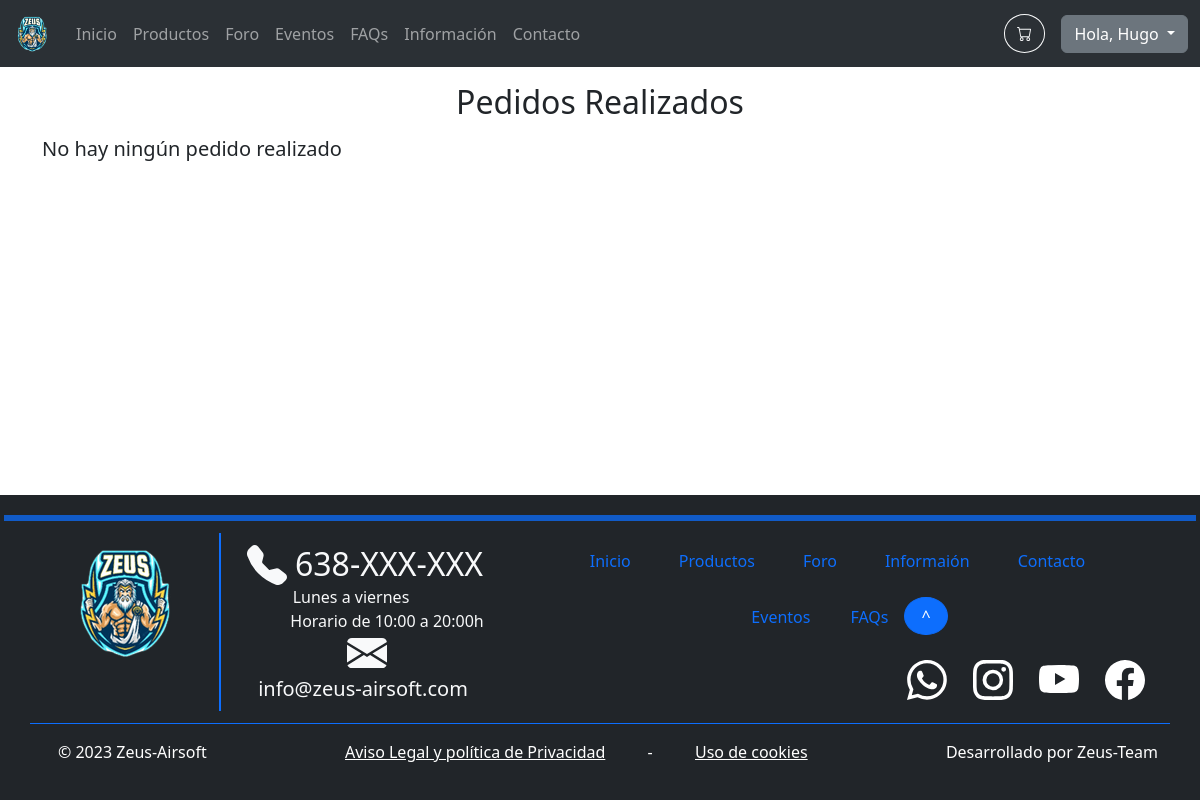
The app's page /orders.php (signed in), older data.
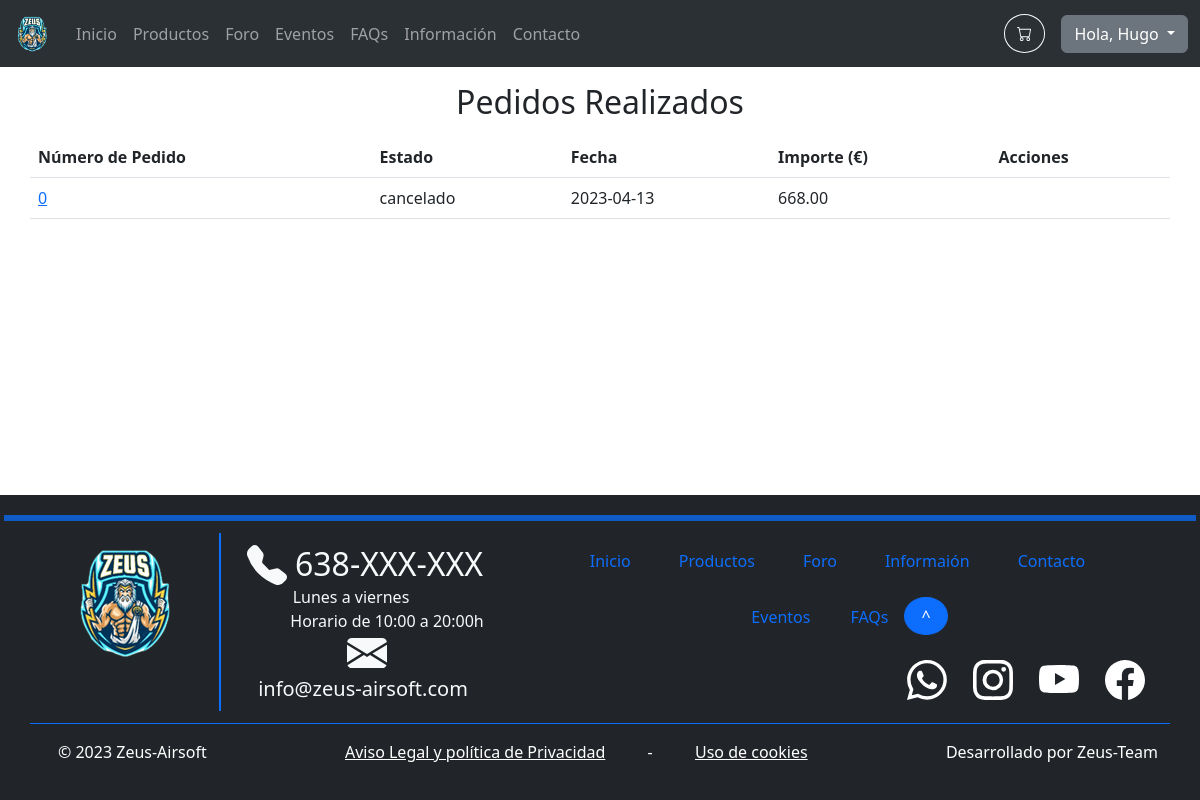
The same page, newer data.
### tables this page shows
CREATE TABLE `orders` (
  `id` int(11) NOT NULL,
  `number` int(11) NOT NULL,
  `state` varchar(1000) NOT NULL,
  `date` date NOT NULL,
  `amount` decimal(10,2) NOT NULL,
  `quantity` int(11) NOT NULL,
  `paymentMethod` varchar(1000) NOT NULL,
  `address` varchar(1000) NOT NULL
);

### includes/config.php (called while the page is built, shortened)
<?php
spl_autoload_register(function ($class) {
	$namespaceLength = strlen(NAMESPACE_PREFIX);
	$relativeClass = substr($class, $namespaceLength);
	$file = INCLUDES_ROOT . '/' . str_replace('\\', '/', $relativeClass) . '.php';
});

### includes/database/databaseProxy.php (called while the page is built, shortened)
<?php
require_once 'includes/config.php';
class DatabaseProxy
{
    private $m_Connection;
    public function __construct($databaseOptions = array())
    {
        $databaseOptions = array_merge(self::DEFAULT_OPTIONS, $databaseOptions);
        $host = $databaseOptions[self::HOST_KEY];
        $name = $databaseOptions[self::DATABASE_NAME_KEY];
        $username = $databaseOptions[self::USERNAME_KEY];
        $password = $databaseOptions[self::PASSWORD_KEY];
        $PDOOptions = $databaseOptions[self::PDO_OPTIONS_KEY];
        try {
            $this->m_Connection = new PDO("mysql:host=$host;dbname=$name", $username, $password, $PDOOptions);
        } catch (PDOException $e) {
            die('PDO connection error: ' . $e->getMessage());
        }
    }
    public function prepare($query)
    {
        return $this->m_Connection->prepare($query);
    }
}

### includes/Application.php (called while the page is built, shortened)
<?php
require_once 'includes/config.php';
class Application
{
    private static $s_Instance;
    private $m_DatabaseProxy;
    private function __construct()
    {
        $this->m_DatabaseProxy = new DatabaseProxy();
    }
    public static function getInstance() : Application
    {
        if (!isset(self::$s_Instance))
            self::$s_Instance = new Application();
        return self::$s_Instance;
    }
    public function getDatabaseProxy() : DatabaseProxy
    {
        return $this->m_DatabaseProxy;
    }
}

### includes/DTO/userDTO.php (called while the page is built, shortened)
<?php
require_once 'includes/config.php';
class UserDTO extends DTO
{
    private $m_ID;
    public function getID()
    {
        return $this->m_ID;
    }
}

### includes/DAO/DAO.php (called while the page is built, shortened)
<?php
require_once 'includes/config.php';
abstract class DAO
{
    public function __construct($tableName)
    {
        $this->m_DatabaseProxy = Application::getInstance()->getDatabaseProxy();
    }
}

### includes/DAO/orderDAO.php (called while the page is built, shortened)
<?php
require_once 'includes/config.php';
class OrderDAO extends DAO
{
    public function getOrderForUser($userID): array
    {
        $query = 'SELECT o.id AS orderID,  o.state AS stateO, o.date AS dateO, o.amount AS amountO, o.quantity AS quantityO, o.paymentMethod AS paymentMethodO, o.address AS addressO
        FROM orders o
        INNER JOIN users_orders uo ON o.id = uo.orderID
        WHERE uo.userID = :userID';
        $statement = $this->m_DatabaseProxy->prepare($query);
        $statement->bindParam(':userID', $userID);
        $statement->execute();
        return $statement->fetchAll();
    }
}

### orders.php (the view, shortened to what the changed rows need)
<?php
require_once 'includes/config.php';
$userID = $_SESSION['user']->getID();
$orderDAO = new OrderDAO;
$orders = $orderDAO->read();
$results = $orderDAO->getOrderForUser($userID);
?>
<div class="container">
    <h2 class="m-3 d-flex justify-content-center">Pedidos Realizados</h2>
    <div class="row">
        <?php if (!isset($orders) || empty($orders)) : ?>
            <div class="col-12">
                <div class="row d-flex justify-content-center">
                    <h5>No hay ningún pedido realizado</h5>
                </div>
            </div>
        <?php else : ?>
            <table class="table">
                <thead>
                    <tr>
                        <th scope="col">Número de Pedido</th>
                        <th scope="col">Estado</th>
                        <th scope="col">Fecha</th>
                        <th scope="col">Importe (€)</th>
                        <th scope="col">Acciones</th>
                    </tr>
                </thead>
                <tbody>
                    <?php foreach ($results as $result) : ?>
                        <tr>
                            <?php
                                $orderID = $result['orderID'];
                                $state = $result['stateO'];
                                $date = $result['dateO'];
                                $amount = $result['amountO'];
                            ?>
                            <td><a href="viewOrder.php?orderID=<?= $orderID ?>"><?= $orderID ?></a></td>
                            <td><?= $state ?></td>
                            <td><?= $date ?></td>
                            <td><?= $amount ?></td>
                            <?php if ($result["stateO"] == "pendiente" || $result["stateO"] == "en proceso") : ?>
                                <td>
                                <?= ($form = new UpdateOrderForm($orderID, true))->handleForm(); ?>
                                </td>
                            <?php else : ?>
                                <td></td>
                            <?php endif; ?>
                        </tr>
                    <?php endforeach; ?>
                </tbody>
            </table>
        <?php endif ?>
    </div>
</div>
<?php
require_once INCLUDES_ROOT . '/templates/default_template.php';
?>

### includes/common/navbar.php (shortened to what the changed rows need)
<?php
require_once 'includes/config.php';
$current_page = basename($_SERVER['PHP_SELF']);
$menu = array(
    "index.php" => 'Inicio',
    "products.php" => 'Productos',
    "forum.php" => 'Foro',
    "events.php" => 'Eventos',
    "faqs.php" => 'FAQs',
    "information.php" => 'Información',
    "contact.php" => 'Contacto'
);
?>
<nav class="navbar navbar-dark bg-dark navbar-expand-lg bg-body-tertiary" data-bs-theme="dark">
    <div class="container-fluid">
        <div class="collapse navbar-collapse" id="navbarText">
            <ul class="navbar-nav me-auto mb-2 mb-lg-0 justify-content-center">
                <?php foreach ($menu as $key => $value) : ?>
                    <li class="nav-item">
                        <a class="nav-link<?= $key == $current_page ? ' active' : '' ?>" href="<?= $key ?>"><?= $value ?></a>
                    </li>
                <?php endforeach ?>
            </ul>
        </div>
    </div>
</nav>

Row changes from the older to the newer data that the page shows:
added orders: id "0", state "cancelado", date "2023-04-13", amount "668.00"
Text that changed along with them:
text no longer shown: "No hay ningún pedido realizado"
text now shown: "Número de Pedido Estado Fecha Importe (€) Acciones"
